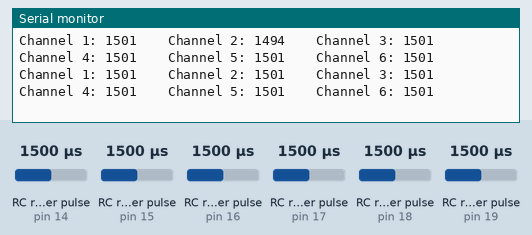
Simulated run of this sketch. Board: Arduino Uno, built with avr-gcc and run on an emulated ATmega328P. On the bench: the last lines printed to the serial monitor. Wiring (inferred from the names in the program): 6 × RC receiver channel: data pin 14 / data pin 15 / data pin 16 / data pin 17 / data pin 18 / data pin 19. Inputs (shaded band) come from the test bench; at power-on: RC receiver pulse (sensors on pin 14, pin 15, pin 16, pin 17, pin 18, pin 19) 1500 µs.

Above: at 1.2 s.
1.3 s: RC receiver pulse (sensor on pin 14) set to 1020 µs
At 1.43 s:
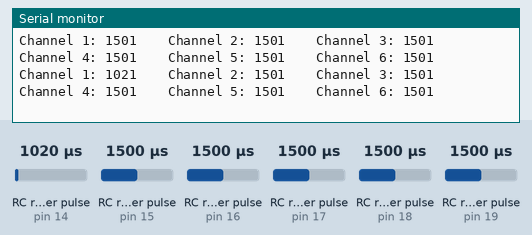
4.3 s: RC receiver pulse (sensor on pin 15) set to 1020 µs
At 4.34 s:
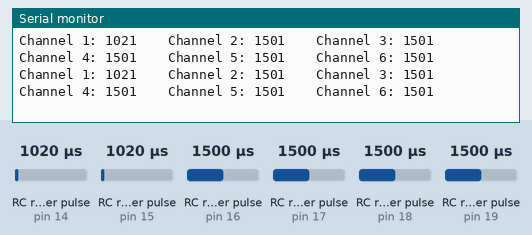
7.3 s: RC receiver pulse (sensor on pin 16) set to 1020 µs
At 7.37 s:
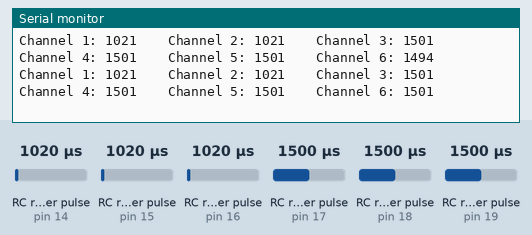
10.3 s: RC receiver pulse (sensor on pin 17) set to 1020 µs
At 10.4 s:
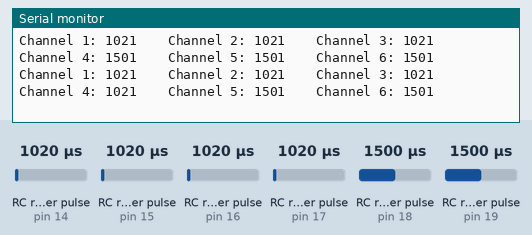
13.3 s: RC receiver pulse (sensor on pin 18) set to 1020 µs
At 13.31 s:
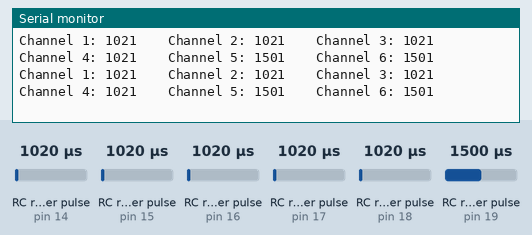
16.3 s: RC receiver pulse (sensor on pin 19) set to 1020 µs
At 16.34 s:
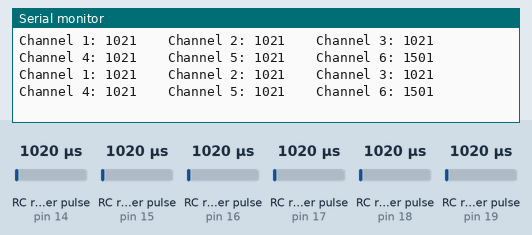
Timing chart, 0 to 19.3 s (numbered marks = the images above; inputs shaded):
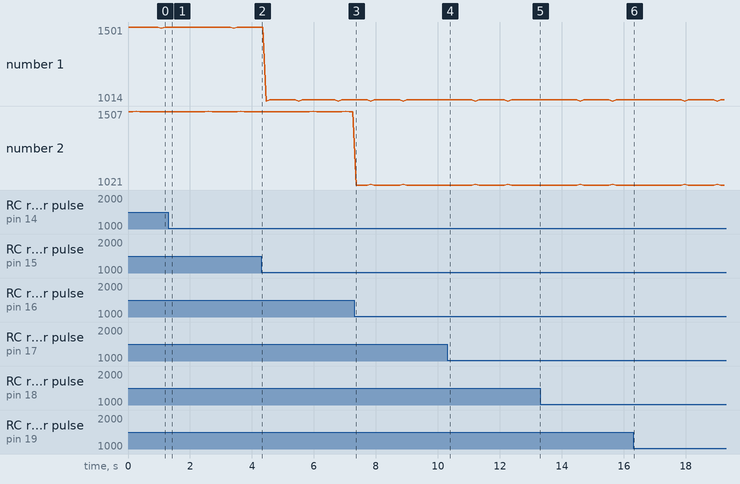

Measured:
- after the input at 1.3 s, the serial monitor: prints a new line after 0.13 s (image 1)
- after the input at 10.3 s, the serial monitor: prints a new line after 0.10 s (image 4)

The sketch:

Channel_Value_Checking.ino
```cpp
#define channel1 14
#define channel2 15
#define channel3 16
#define channel4 17
#define channel5 18
#define channel6 19

int channel1Value;
int channel2Value;
int channel3Value;
int channel4Value;
int channel5Value;
int channel6Value;

void setup() {
    pinMode(channel1 , INPUT);
    pinMode(channel2 , INPUT);
    pinMode(channel3 , INPUT);
    pinMode(channel4 , INPUT);
    pinMode(channel5 , INPUT);
    pinMode(channel6 , INPUT);
    Serial.begin(9600);
}

void loop() {
    channel1Value = (pulseIn (channel1, HIGH));
    channel2Value = (pulseIn (channel2, HIGH));
    channel3Value = (pulseIn (channel3, HIGH));
    channel4Value = (pulseIn (channel4, HIGH));
    channel5Value = (pulseIn (channel5, HIGH));
    channel6Value = (pulseIn (channel6, HIGH));

    Serial.print("Channel 1: ");
    Serial.print(channel1Value);
    Serial.print("    ");
    Serial.print("Channel 2: ");
    Serial.print(channel2Value);
    Serial.print("    ");
    Serial.print("Channel 3: ");
    Serial.print(channel3Value);
    Serial.print("    ");
    Serial.print("Channel 4: ");
    Serial.print(channel4Value);
    Serial.print("    ");
    Serial.print("Channel 5: ");
    Serial.print(channel5Value);
    Serial.print("    ");
    Serial.print("Channel 6: ");
    Serial.println(channel6Value);
}
```
